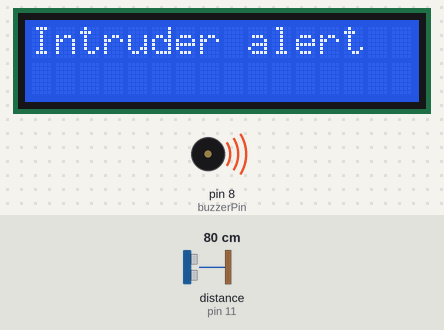
A sketch run on a simulated Arduino Uno, built with avr-gcc and run on an emulated ATmega328P. Parts: 16×2 character LCD, buzzer (waves = sounding, pin HIGH). Wiring (inferred from the names in the program): ultrasonic range finder: trigger pin 10; echo pin 11. The test bench sets the inputs (shaded band); at power-on: distance to the obstacle (sensor on pin 11) 80 cm. The echo pulse lasts 58.3 µs per cm; pins used as bus, display or sensor lines are not drawn.

Above: at 1.2 s.
1.3 s: distance to the obstacle (sensor on pin 11) set to 13 cm
2.8 s: distance to the obstacle (sensor on pin 11) set to 10 cm
At 3.6 s:
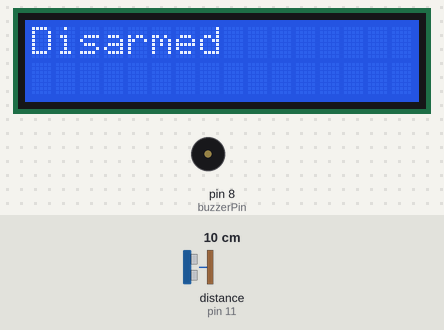
4.6 s: distance to the obstacle (sensor on pin 11) set to 18 cm
At 5.2 s:
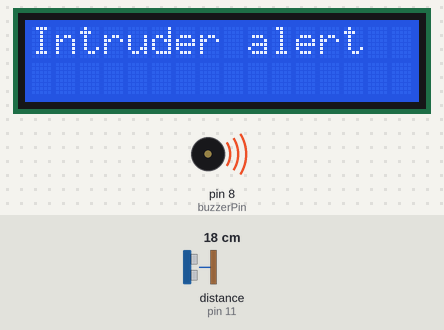
6.1 s: distance to the obstacle (sensor on pin 11) set to 2 cm
At 7.0 s:
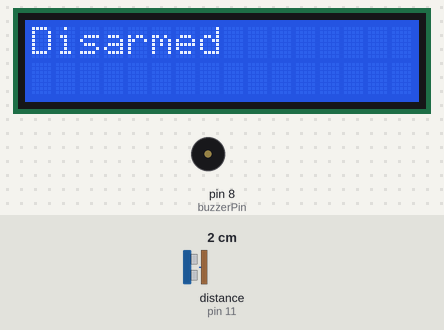
7.6 s: distance to the obstacle (sensor on pin 11) set to 35 cm
At 8.6 s:
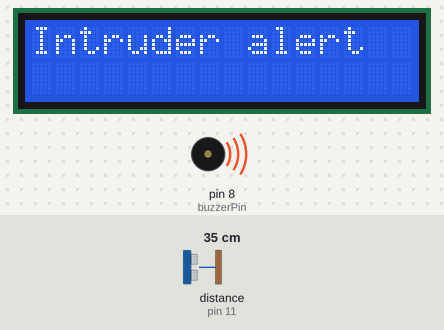
Timing chart, 0 to 10.6 s (numbered marks = the images above; inputs shaded):
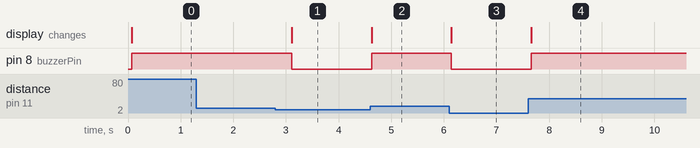

Measured:
- the behaviour switches between 12 and 11 cm on distance to the obstacle (sensor on pin 11) (found by bisection; images 0 and 1)
- after the input at 1.3 s, every drawn part: stays the same
- after the input at 2.8 s, pin 8 (buzzerPin): HIGH → LOW after 0.31 s; the display: changes after 0.31 s (image 1)
- after the input at 4.6 s, pin 8 (buzzerPin): LOW → HIGH at once; the display: changes at once (image 2)
- after the input at 6.1 s, pin 8 (buzzerPin): HIGH → LOW at once; the display: changes at once (image 3)
- after the input at 7.6 s, pin 8 (buzzerPin): LOW → HIGH after 0.06 s; the display: changes after 0.06 s (image 4)

The sketch:

intruder.ino
```cpp
#include <LiquidCrystal.h>

// Initialize the LCD
LiquidCrystal lcd(2, 3, 4, 5, 6, 7);

// Define pins for the ultrasonic sensor
const int trigPin = 10;  // Trigger pin
const int echoPin = 11;  // Echo pin

// Define pin for the buzzer
const int buzzerPin = 8; // Buzzer pin

// Define the distance threshold
const int distanceThreshold = 10; // 1 cm

// Variable to track system state
bool systemArmed = true; // Start with the system armed

void setup() {
  // Initialize the LCD
  lcd.begin(16, 2);
  pinMode(trigPin, OUTPUT); // Set the trigger pin as OUTPUT
  pinMode(echoPin, INPUT);  // Set the echo pin as INPUT
  pinMode(buzzerPin, OUTPUT); // Set the buzzer pin as OUTPUT

  // Display initial state
  lcd.print("System Armed");
}

void loop() {
  long duration, distance;

  // Clear the trigger
  digitalWrite(trigPin, LOW);
  delayMicroseconds(2);

  // Set the trigger to HIGH for 10 microseconds
  digitalWrite(trigPin, HIGH);
  delayMicroseconds(10);
  digitalWrite(trigPin, LOW);

  // Read the echo pin
  duration = pulseIn(echoPin, HIGH);

  // Calculate the distance in cm
  distance = (duration / 2) * 0.0343;

  // Check if the system is armed and distance is less than or equal to the threshold
  if (systemArmed && distance <= distanceThreshold) {
    lcd.clear();
    lcd.print("Disarmed");
    digitalWrite(buzzerPin, LOW); // Turn on the buzzer
  } else {
    lcd.clear();
    lcd.print("Intruder alert"); // Display "Safe" when no one is near
    digitalWrite(buzzerPin, HIGH); // Turn off the buzzer
  }

  delay(500); // Delay for stability
}
```
